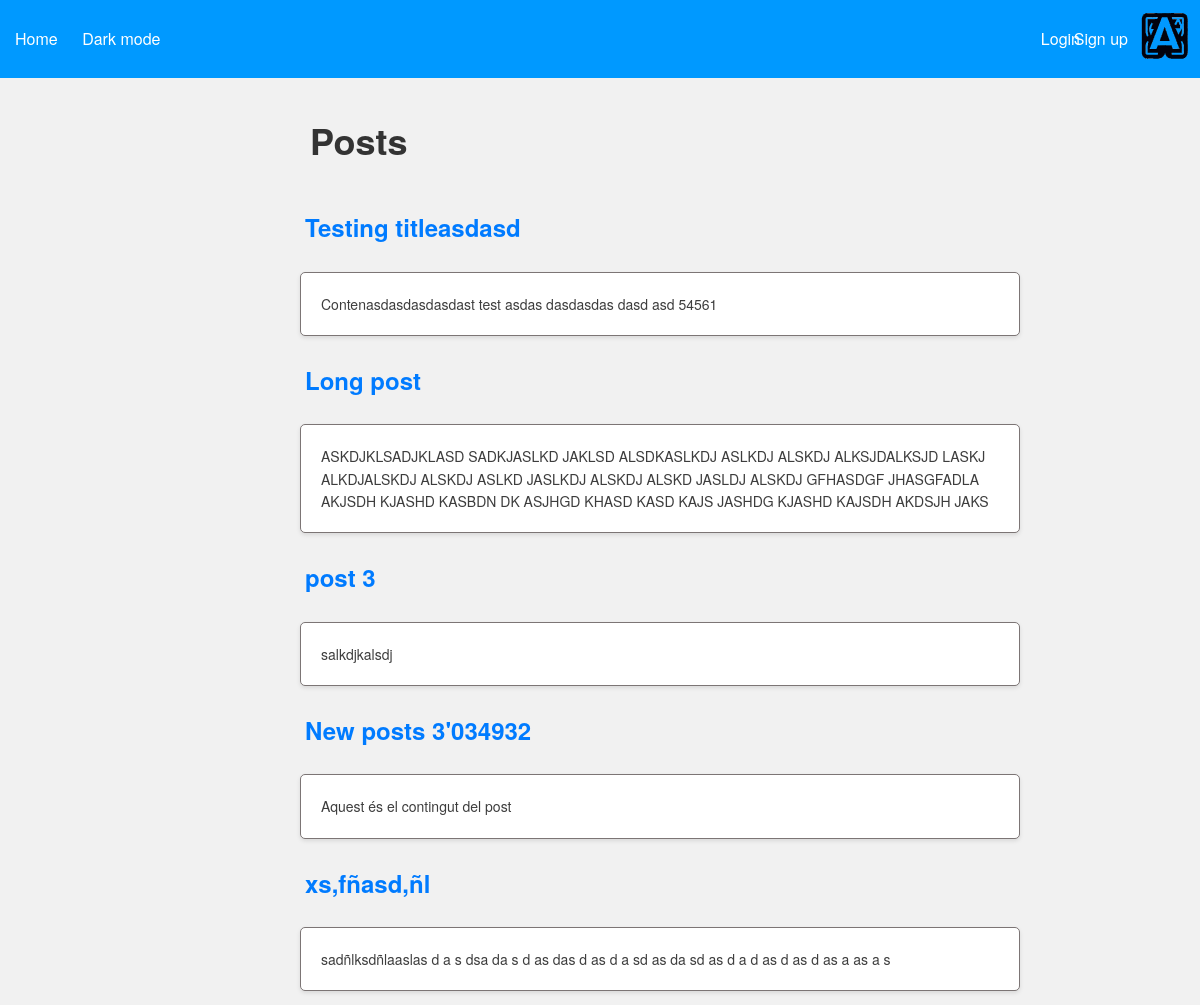
The app's page /, older data.
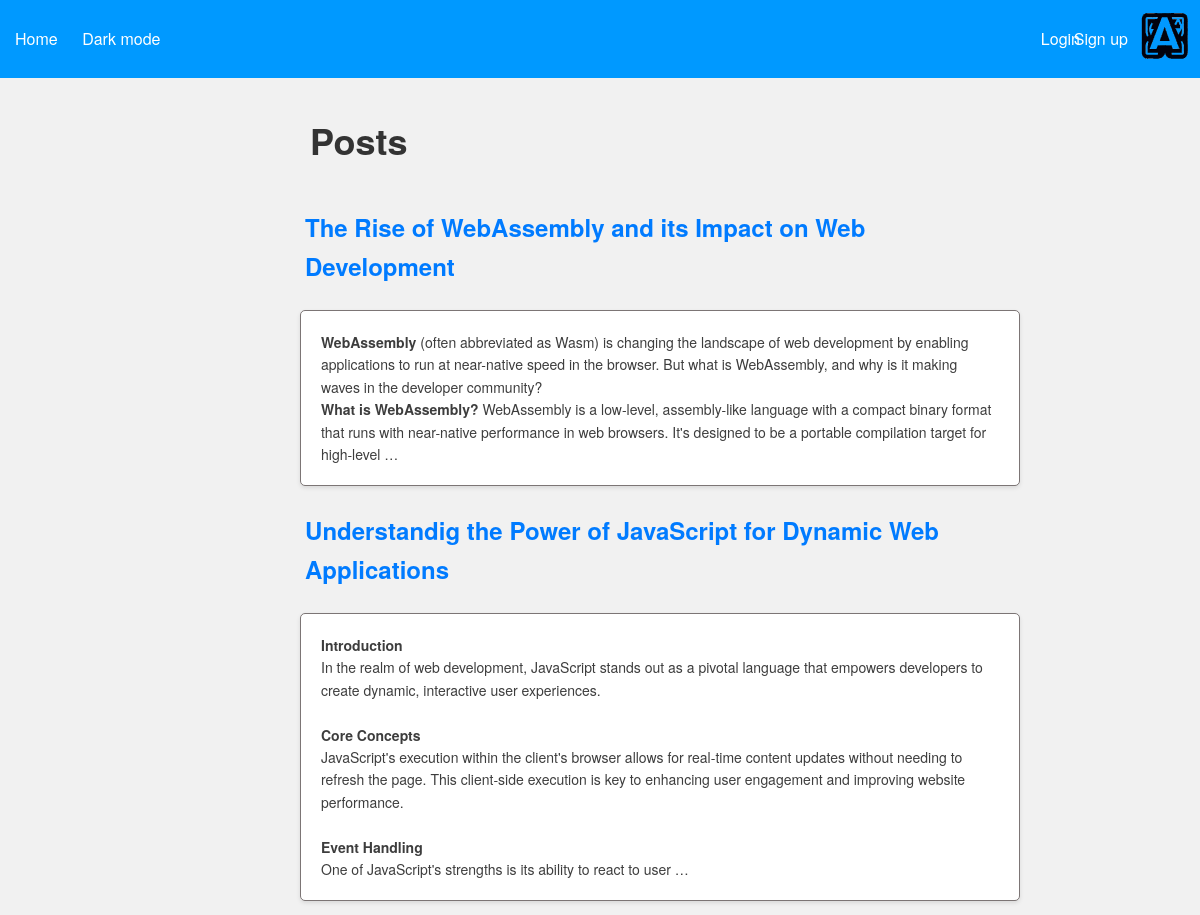
The same page, newer data.
### posts/models.py (models this page shows, shortened)
class Post(models.Model):
    title = models.CharField(max_length=70, blank=False, null=False)
    content = models.TextField(max_length=2000, blank=False, null=False)
    created_at = models.DateTimeField(auto_now_add=True)
    updated_at = models.DateTimeField(auto_now=True)
    author = models.ForeignKey(User, on_delete=models.CASCADE)
    def content_html(self):
        return mark_safe(self.content)

### posts/views.py (the view)
# urls.py: path('', views.post_list, name='posts_list'),
def post_list(request):
    posts = Post.objects.all().annotate(short_content=Concat(
        Substr('content', 1, 200), V('...')))
    return render(request, 'posts/posts_list.html', {'posts': posts})

### templates/posts/posts_list.html (shortened to what this page needs)
<!doctype html>
<html lang="en">
  <head>
  </head>
  <body>
    {% extends "base.html" %} {% block content %}
    <h1>
      Posts
    </h1>
    {% for post in posts %}
    <h2><a href="{% url 'post_detail' pk=post.pk %}">{{ post.title }}</a></h2>
    <p class="post" style="background-color: white; color: #3d3d3d">
      {{ post.content_html|safe|truncatewords:70}}
    </p>
    {% empty %}
    <p>No posts yet.</p>
    {% endfor %} {% endblock %}

### templates/base.html (shortened to what this page needs)
<!doctype html>
<html>
  <head>
  </head>
  {% load static %}
  <body
    class="{% if 'dark_mode' in request.session %}dark-mode{% else %}light-mode{% endif %}"
  >
    <nav>
      <ul>
        <li><a href="{% url 'posts_list' %}">Home</a></li>
        <li>
          <a>
            <img
              class="logo"
              src="{% static 'posts/assets/logo.svg' %}"
              alt="Logo"
            />
          </a>
        </li>
        <li>
          <a href="{% url 'dark_mode' %}">Dark mode</a>
        </li>
        <li>
          <a href="{% url 'login' %}" style="position: absolute; right: 10%"
            >Login</a
          >
        </li>
        <li>
          <a href="{% url 'signup' %}" style="position: absolute; right: 6%"
            >Sign up</a
          >
        </li>
      </ul>
    </nav>
    {% block content %} {% endblock %}
  </body>
</html>

### templates/base.html (style rules this page uses)
:root { --primary-color: #007bff; --secondary-color: #6c757d; --success-color: #28a745; --info-color: #17a2b8; --warning-color: #ffc107; --danger-color: #dc3545; --light-color: #f1f1f1; --dark-color: #333; --link-color: #007bff; --btn-hover-color: #ffd700; --link-hover-color: var(--btn-hover-color); --link-hover-text-decoration: none; --btn-primary-bg: #007bff; --btn-secondary-bg: #6c757d; --btn-info-bg: #17a2b8; --btn-success-bg: #28a745; --btn-warning-bg: #ffc107; --btn-danger-bg: #dc3545; --btn-link-color: #007bff; --btn-link-hover-color: #0056b3; --btn-padding-y: 0.75rem; --btn-padding-x: 1.5rem; --btn-font-size: 1rem; --btn-border-radius: 0.25rem; --input-padding-y: 0.75rem; --input-padding-x: 1.5rem; --input-font-size: 1rem; --input-border-radius: 0.25rem; --input-border-color: #ced4da; --input-border-color-focus: #80bdff; --input-box-shadow-focus: 0 0 0 0.2rem rgba(0, 123, 255, 0.25); --input-color: #495057; --input-bg: #fff; --input-bg-disabled: #e9ecef; --input-color-disabled: #6c757d; --input-bg-readonly: #e9ecef; --input-color-readonly: #495057; }
body { font-family: "Helvetica Neue", Helvetica, Arial, sans-serif; margin: 0; padding: 0; background-color: var(--light-color); color: var(--dark-color); line-height: 1.6; }
body.light-mode h1, body.light-mode h2, body.light-mode h3, body.light-mode h4, body.light-mode h5, body.light-mode h6, body.light-mode p { color: var(--dark-color); }
body.light-mode .post { background-color: var(--light-color); color: var(--dark-color); }
h1, h2, h3, h4, h5, h6 { color: var(--dark-color); margin-left: 25%; margin-right: 15%; }
h1 { font-size: 36px; padding: 10px; }
h2 { padding: 5px; }
p { font-size: 14px; margin-left: 5%; }
.post { background-color: var(--light-color); border: 1px solid #7c7575; padding: 20px; border-radius: 5px; box-shadow: 0 2px 4px rgba(0, 0, 0, 0.1); max-width: 800px; margin-left: 25%; margin-right: 15%; }
nav { background-color: #09f; color: #ffffff; padding: 10px 15px; font-size: 16px; }
nav ul { list-style-type: none; padding: 0; }
nav ul li { display: inline; margin-right: 10px; }
nav ul li a { color: #ffffff; text-decoration: var(--link-hover-text-decoration); transition: color 0.3s ease; }
a { color: var(--link-color); text-decoration: none; }
.logo { width: 50px; position: absolute; top: 10px; right: 10px; }

Row changes from the older to the newer data that the page shows:
removed Post: title "Testing titleasdasd", content_html "Contenasdasdasdasdast test asdas dasdasdas dasd asd 54561"
removed Post: title "Long post", content_html "ASKDJKLSADJKLASD SADKJASLKD JAKLSD ALSDKASLKDJ ASLKDJ ALSKDJ ALKSJDALKSJD LASKJ ALKDJALSKDJ ALSKDJ ASLKD JASLKDJ ALSKDJ ALSKD JASLDJ ALSKDJ GFHASDGF JHASGFADLA AKJSDH KJASHD KASBDN DK ASJHGD KHASD KASD KAJS JASHDG KJASHD KAJSDH AKDSJH JAKS"
removed Post: title "post 3", content_html "salkdjkalsdj"
removed Post: title "New posts 3'034932", content_html "Aquest és el contingut del post"
removed Post: title "xs,fñasd,ñl", content_html "sadñlksdñlaaslas d a s dsa da s d as das d as d a sd as da sd as d a d as d as d as a as a s"
added Post: title "The Rise of WebAssembly and its Impact on Web Development", content_html "WebAssembly (often abbreviated as Wasm) is changing the landscape of web development by enabling applications to run at near-native speed in the browser. But what is WebAssembly, and why is it making waves in the developer community? What is WebAssembly? WebAssembly is a low-level, assembly-like language with a compact binary format that runs with near-native performance in web browsers. It's designed to be a portable compilation target for high-level …"
added Post: title "Understandig the Power of JavaScript for Dynamic Web Applications", content_html "Introduction In the realm of web development, JavaScript stands out as a pivotal language that empowers developers to create dynamic, interactive user experiences. Core Concepts JavaScript's execution within the client's browser allows for real-time content updates without needing to refresh the page. This client-side execution is key to enhancing user engagement and improving website performance. Event Handling One of JavaScript's strengths is its ability to react to user …"
